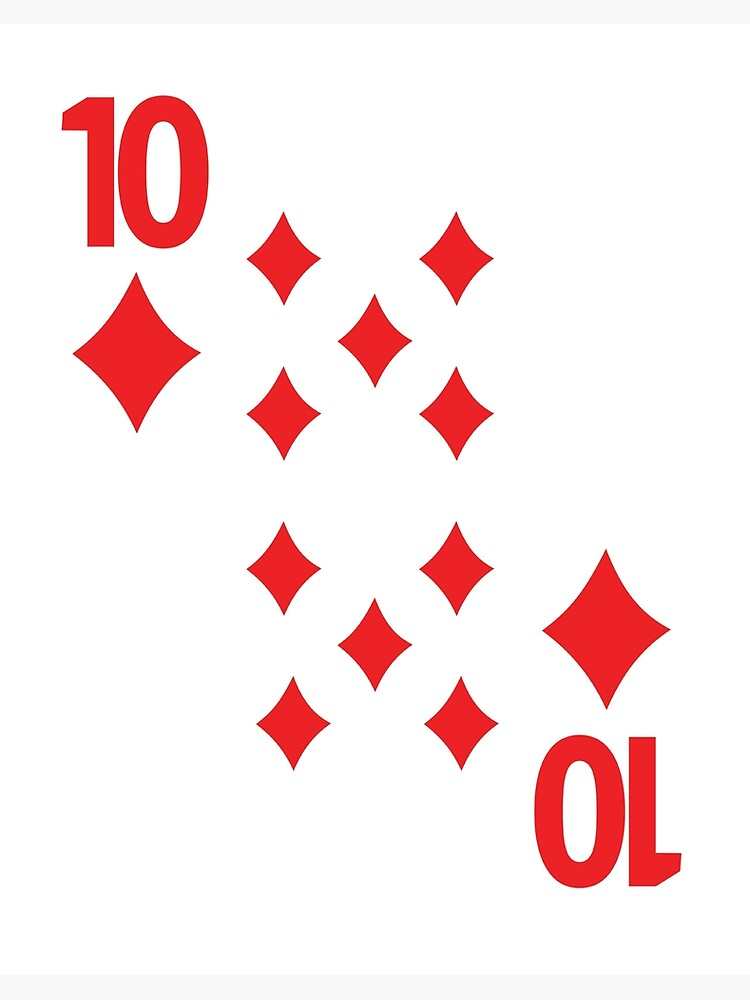
#> input picture task14/card.png, 750 x 1000 px
$ jupyter execute task14.ipynb
#> lines starting #> are read from the running program, lines starting #| are printed output that depends on the picture; after the words box and inside, x2 and y2 are one past the last pixel; in counts of white or black regions, pixels touching at a corner belong together
[cell 1]
import cv2
import numpy as np
import matplotlib.pyplot as plt

[cell 2]
# Read the main image
img_rgb = cv2.imread('card.png')
#> img_rgb is the input picture: shape (1000, 750, 3); mean B, G, R 233.9, 233.5, 252.2

# Convert it to grayscale
img_gray = cv2.cvtColor(img_rgb, cv2.COLOR_BGR2GRAY)
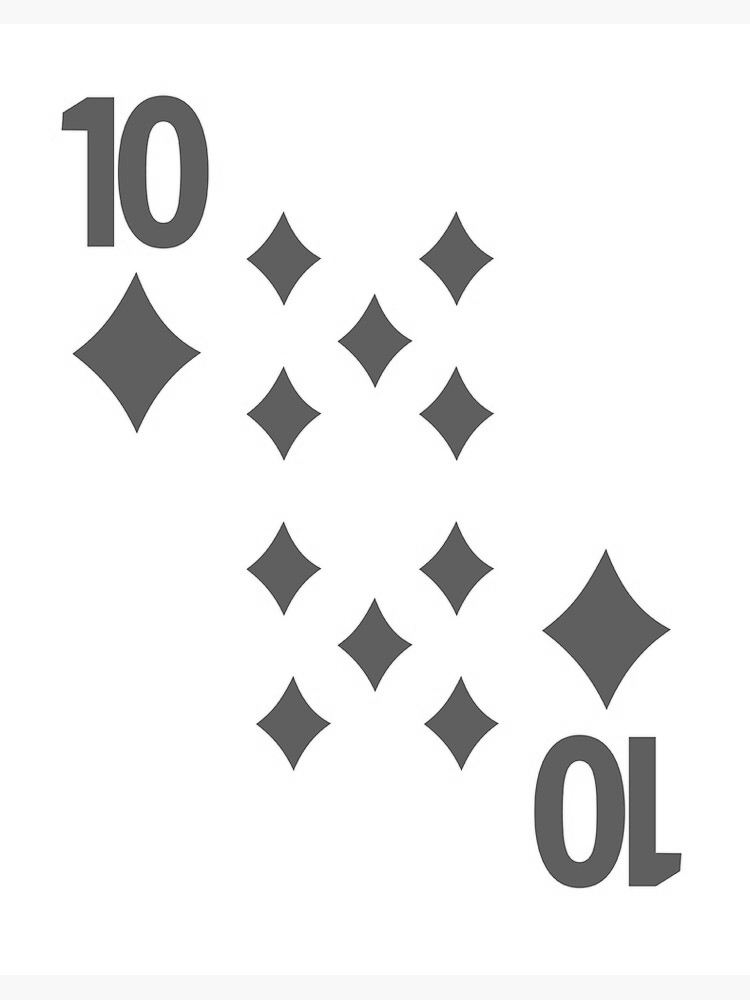
#> img_gray: shape (1000, 750); min 22, max 255, mean 239.1

# Read the template
template = cv2.imread('diamond.png', 0)
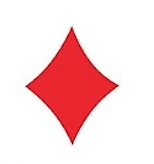
#> input picture task14/diamond.png, 154 x 164 px
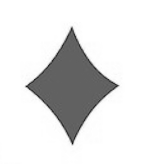
#> template: shape (164, 154); min 22, max 255, mean 226.1

# Store width and height of template in w and h
w, h = template.shape[::-1]
#> w = 154; h = 164

# Perform match operations.
res = cv2.matchTemplate(img_gray, template, cv2.TM_CCOEFF_NORMED)
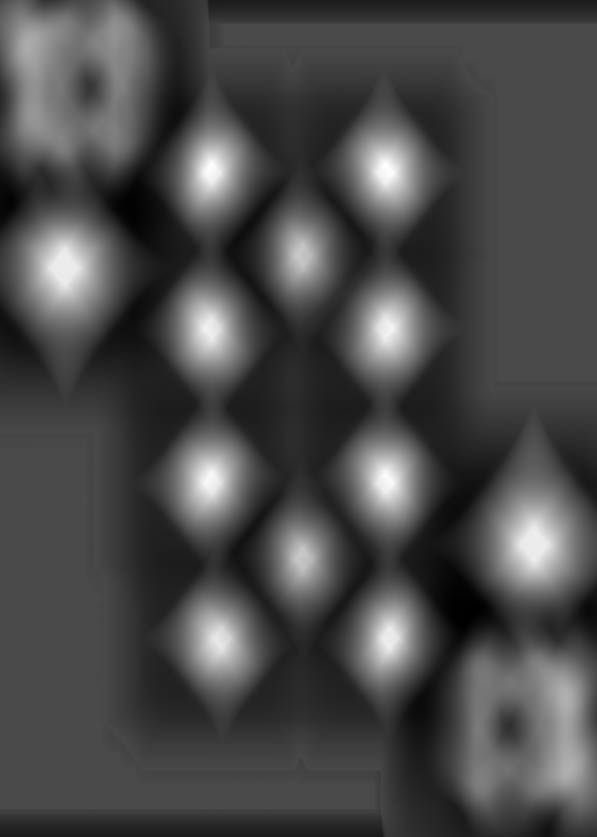
#> res: shape (837, 597) float32; min -0.314, max 0.758, mean -0.00143; drawn with min black and max white

# Specify a threshold
threshold = 0.65

# Store the coordinates of matched area in a numpy array
loc = np.where(res >= threshold)
#> loc = 3446 positions, rows 158 to 649, columns 50 to 547

# Draw a rectangle around the matched region.
for pt in zip(*loc[::-1]):
    cv2.rectangle(img_rgb, pt, (pt[0] + w, pt[1] + h), (0, 255, 255), 2)
#> this loop made 3446 passes
#> pt on passes 1 to 3: (209, 158), (210, 158), (211, 158)
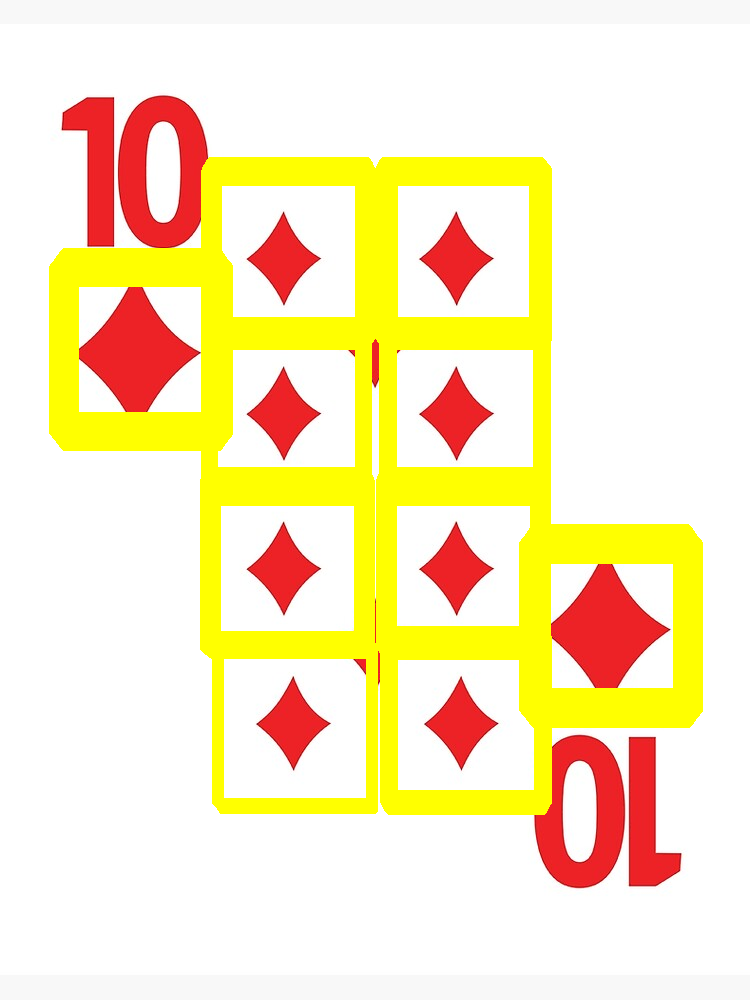
#> img_rgb: shape (1000, 750, 3); 16.74% of pixels changed, all inside (x1, y1, x2, y2) = (49, 157, 703, 815)

plt.imshow(img_rgb)
plt.axis('off')
